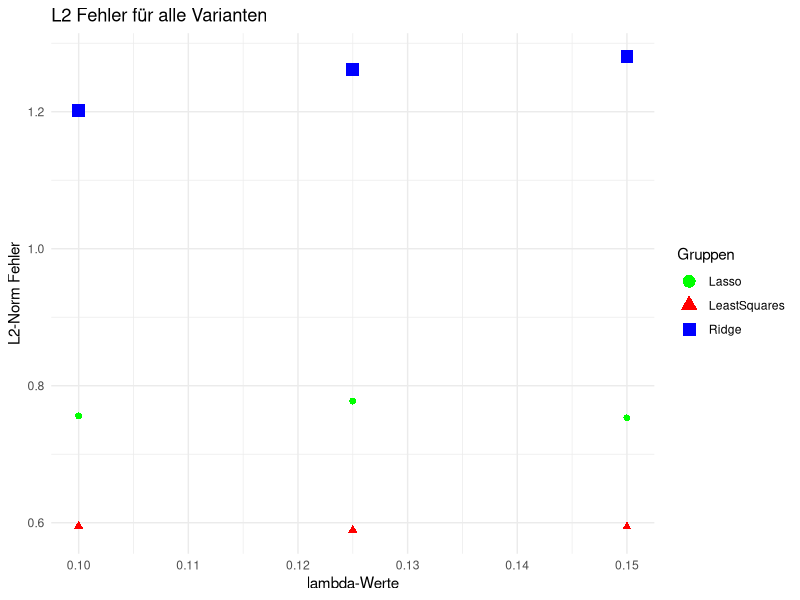
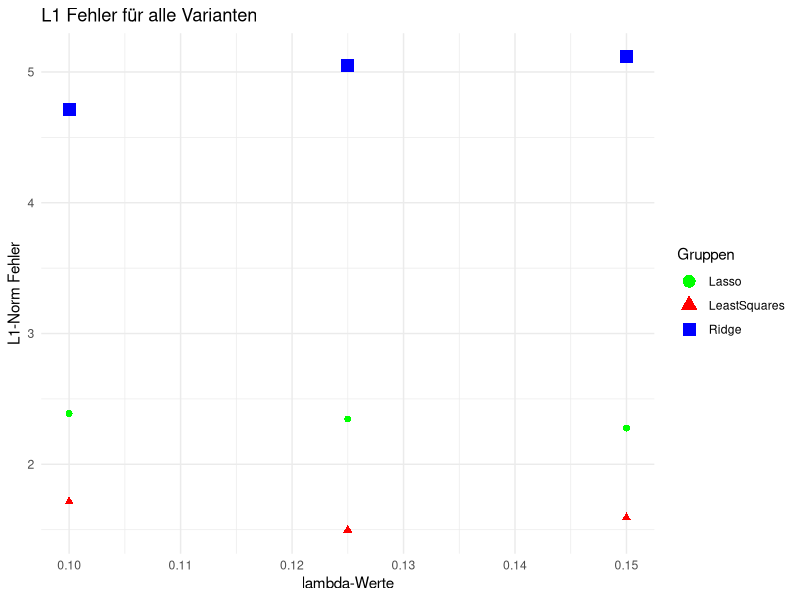
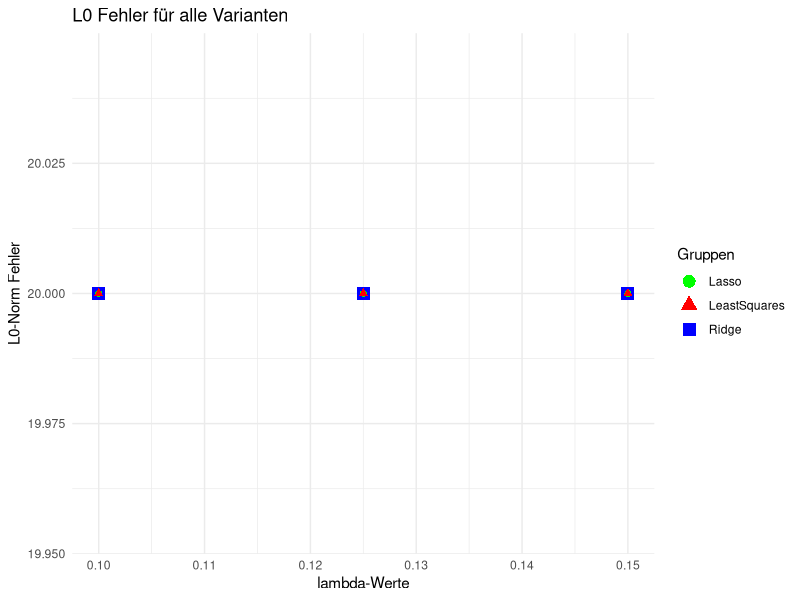

R code for these plots, in order:
#setwd("C:/Users/Anwender/Desktop/Statistik AG/Blatt3")
#setwd("~/Desktop/Statistik_AG/Blatt3")

library(tidyverse)
library(glmnet)

# Ridge Regression Estimator

rre <- function(X, y, lambda = 1){
  error <- function(w, X, y, lambda = 1){
    crossprod(y- X %*% w) - lambda * norm(w, type = "2")
  }
  result = optim(rep(0,ncol(X)), error, X=X, y=y, lambda=lambda)
  result$par
}

# Def des LSE zum Vergleich
ls<-function(X, y){
  lseq <- function(w, X, y) {
    crossprod(y - X%*%w)
  }
  result=optim(rep(0, ncol(X)), lseq, X=X, y=y)
  result$par
}


## Part 4) Modification

# Daten
beta <- c(0.15, -0.33, 0.25, -0.25, rep(0,5), -0.25, 0.12, -0.125, rep(0,8))
n <- 500
p <- 20
X <- matrix(rnorm(n*p, mean = 0, sd = 1), nrow = n, ncol = p)
X <- scale(X)

# get average beta Funktion
get_average_beta <- function(M, lambda){
  eps <- rnorm(n, mean=0, sd=0.25)
  y = X %*% beta + eps
  
  beta_rre_df <- data.frame(matrix(0, nrow = p, ncol = M))
  beta_lasso_df <- data.frame(matrix(0, nrow = p, ncol = M))
  beta_ls_df <- data.frame(matrix(0, nrow = p, ncol =M))
  for (i in (1:M)){
    beta_rre <- rre(X, y, lambda = lambda)
    beta_rre_df[,i] <- beta_rre
    
    lasso_1 <- glmnet(X, y, lambda = lambda, intercept = FALSE)
    beta_lasso <- as.vector(coef(lasso_1, s = lambda)[-1])
    beta_lasso_df[,i] <- beta_lasso
    
    beta_ls = ls(X, y)
    beta_ls_df[,i] <- beta_ls
  }
  beta_rre_mean <- apply(beta_rre_df, 1, mean)
  beta_lasso_mean <- apply(beta_lasso_df, 1, mean)
  beta_ls_mean <- apply(beta_ls_df, 1, mean)
  
  matrix <- array(c(as.matrix(beta_rre_mean), as.matrix(beta_lasso_mean), as.matrix(beta_ls_mean)), 
                  dim = c(3, 3))
  
  return(matrix)
}

# Parameter auswählen
M <- 10
lambda_values <- c(0.1, 0.125, 0.15)

# Leere 3D-Matrix initialisieren (3 x 3 x Anzahl lambda-Werte)
result_matrix <- array(0, dim = c(3, 3, length(lambda_values)))

# Schleife zum Füllen der 3D-Matrix
for (i in seq_along(lambda_values)) {
  lambda <- lambda_values[i]
  result_matrix[,,i] <- get_average_beta(M, lambda)
}

# Distance Matrix

distances <- array(0, dim = c(3, 3, 3))
# der letzte Index steht für das Lambda, der erste für den estimator
# der zweite steht für die Norm

for (i in (0:3)){
  for (j in (0:3)){
    distances[i, 1, j] = sqrt(sum((result_matrix[,i,j]- beta)^2))
    distances[i, 2, j] = sum(abs(result_matrix[,i,j]- beta))
    distances[i, 3, j] = sum(result_matrix[,i,j] != beta)
  }
}


ggplot() + 
  geom_point(aes(x = lambda_values, y = distances[1,1,], shape = "Ridge", color = "Ridge"), size = 4, show.legend = TRUE) +
  geom_point(aes(x = lambda_values, y = distances[2,1,], shape = "Lasso", color = "Lasso"), size = 2, show.legend = TRUE) +
  geom_point(aes(x = lambda_values, y = distances[3,1,], shape = "LeastSquares", color = "LeastSquares"), size = 2, show.legend = TRUE) +
  labs(
    x = "lambda-Werte",
    y = "L2-Norm Fehler",
    title = "L2 Fehler für alle Varianten"
  ) +
  scale_shape_manual(
    values = c("Ridge" = 15, "Lasso" = 16, "LeastSquares" = 17), 
    name = "Gruppen"
  ) +
  scale_color_manual(
    values = c("Ridge" = "blue", "Lasso" = "green", "LeastSquares" = "red"), 
    name = "Gruppen"
  ) +
  theme_minimal()

ggplot() + 
  geom_point(aes(x = lambda_values, y = distances[1,2,], shape = "Ridge", color = "Ridge"), size = 4, show.legend = TRUE) +
  geom_point(aes(x = lambda_values, y = distances[2,2,], shape = "Lasso", color = "Lasso"), size = 2, show.legend = TRUE) +
  geom_point(aes(x = lambda_values, y = distances[3,2,], shape = "LeastSquares", color = "LeastSquares"), size = 2, show.legend = TRUE) +
  labs(
    x = "lambda-Werte",
    y = "L1-Norm Fehler",
    title = "L1 Fehler für alle Varianten"
  ) +
  scale_shape_manual(
    values = c("Ridge" = 15, "Lasso" = 16, "LeastSquares" = 17), 
    name = "Gruppen"
  ) +
  scale_color_manual(
    values = c("Ridge" = "blue", "Lasso" = "green", "LeastSquares" = "red"), 
    name = "Gruppen"
  ) +
  theme_minimal()

ggplot() + 
  geom_point(aes(x = lambda_values, y = distances[1,3,], shape = "Ridge", color = "Ridge"), size = 4, show.legend = TRUE) +
  geom_point(aes(x = lambda_values, y = distances[2,3,], shape = "Lasso", color = "Lasso"), size = 2, show.legend = TRUE) +
  geom_point(aes(x = lambda_values, y = distances[3,3,], shape = "LeastSquares", color = "LeastSquares"), size = 2, show.legend = TRUE) +
  labs(
    x = "lambda-Werte",
    y = "L0-Norm Fehler",
    title = "L0 Fehler für alle Varianten"
  ) +
  scale_shape_manual(
    values = c("Ridge" = 15, "Lasso" = 16, "LeastSquares" = 17), 
    name = "Gruppen"
  ) +
  scale_color_manual(
    values = c("Ridge" = "blue", "Lasso" = "green", "LeastSquares" = "red"), 
    name = "Gruppen"
  ) +
  theme_minimal()




